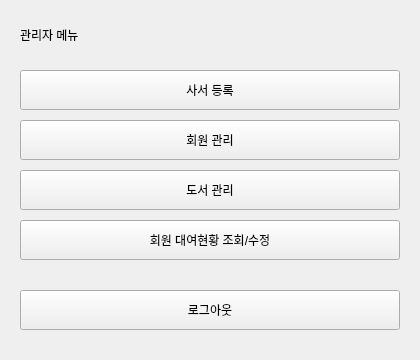
<?xml version="1.0" encoding="UTF-8"?>
<ui version="4.0">
 <class>AdminMain</class>
 <widget class="QWidget" name="AdminMain">
  <property name="geometry">
   <rect>
    <x>0</x>
    <y>0</y>
    <width>420</width>
    <height>360</height>
   </rect>
  </property>
  <property name="windowTitle">
   <string>관리자 화면</string>
  </property>
  <widget class="QLabel" name="admin_title_label">
   <property name="geometry">
    <rect>
     <x>20</x>
     <y>20</y>
     <width>380</width>
     <height>30</height>
    </rect>
   </property>
   <property name="text">
    <string>관리자 메뉴</string>
   </property>
  </widget>
  <widget class="QPushButton" name="btn_add_librarian">
   <property name="geometry">
    <rect>
     <x>20</x>
     <y>70</y>
     <width>380</width>
     <height>40</height>
    </rect>
   </property>
   <property name="text">
    <string>사서 등록</string>
   </property>
  </widget>
  <widget class="QPushButton" name="btn_manage_members">
   <property name="geometry">
    <rect>
     <x>20</x>
     <y>120</y>
     <width>380</width>
     <height>40</height>
    </rect>
   </property>
   <property name="text">
    <string>회원 관리</string>
   </property>
  </widget>
  <widget class="QPushButton" name="btn_manage_books">
   <property name="geometry">
    <rect>
     <x>20</x>
     <y>170</y>
     <width>380</width>
     <height>40</height>
    </rect>
   </property>
   <property name="text">
    <string>도서 관리</string>
   </property>
  </widget>
  <widget class="QPushButton" name="btn_rental_status">
   <property name="geometry">
    <rect>
     <x>20</x>
     <y>220</y>
     <width>380</width>
     <height>40</height>
    </rect>
   </property>
   <property name="text">
    <string>회원 대여현황 조회/수정</string>
   </property>
  </widget>
  <widget class="QPushButton" name="btn_logout">
   <property name="geometry">
    <rect>
     <x>20</x>
     <y>290</y>
     <width>380</width>
     <height>40</height>
    </rect>
   </property>
   <property name="text">
    <string>로그아웃</string>
   </property>
  </widget>
 </widget>
 <resources/>
 <connections/>
</ui>
